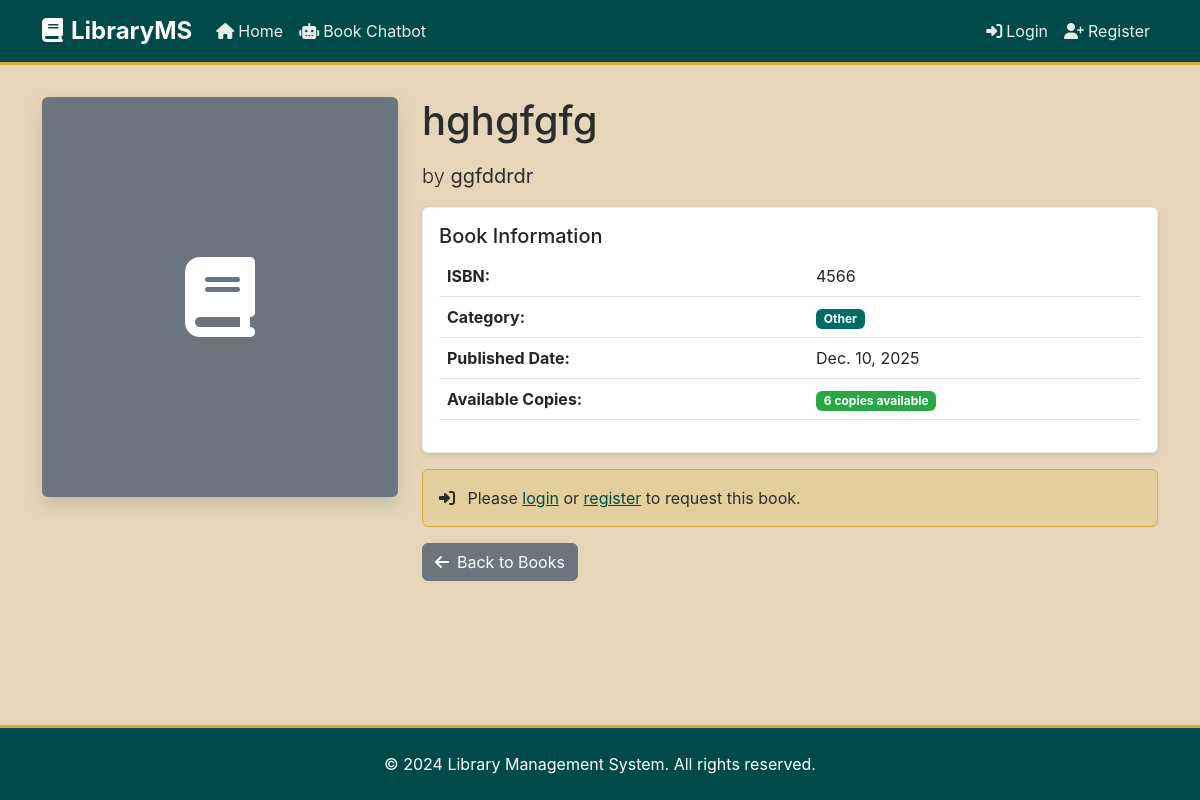
Before: /book/1/ with the older database file.
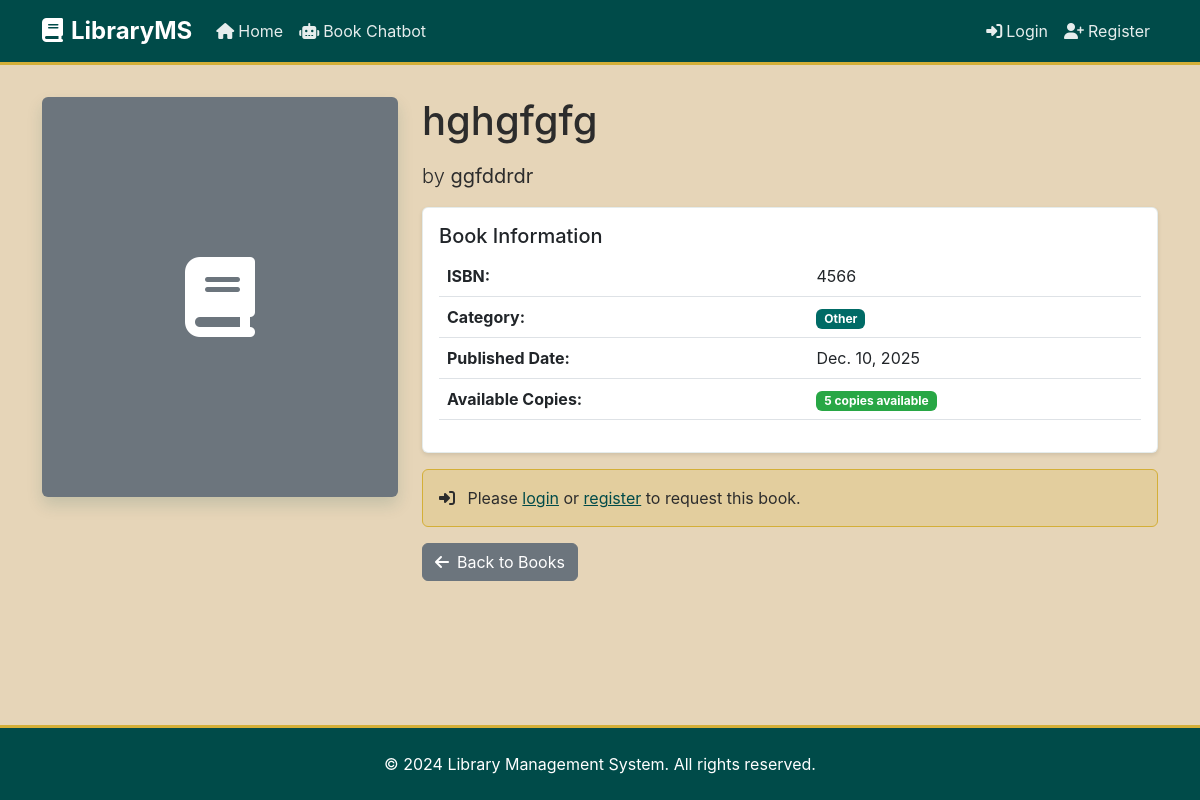
After: the same page with the newer database file.
### Admin/models.py (models this page shows, shortened)
class Book(models.Model):
    CATEGORY_CHOICES = (
        ('Fiction', 'Fiction'),
        ('Non-Fiction', 'Non-Fiction'),
        ('Science Fiction', 'Science Fiction'),
        ('Fantasy', 'Fantasy'),
        ('Mystery', 'Mystery'),
        ('Romance', 'Romance'),
        ('History', 'History'),
        ('Biography', 'Biography'),
        ('Science', 'Science'),
        ('Technology', 'Technology'),
        ('Programming', 'Programming'),
        ('Business', 'Business'),
        ('Education', 'Education'),
        ('Philosophy', 'Philosophy'),
        ('Literature', 'Literature'),
        ('Other', 'Other'),
    )
    title = models.CharField(max_length=200)
    author = models.CharField(max_length=100)
    isbn = models.CharField(max_length=13, unique=True)
    published_date = models.DateField()
    available_copies = models.IntegerField(default=0)
    category = models.CharField(max_length=50, choices=CATEGORY_CHOICES, default='Other')
    description = models.TextField(blank=True, null=True, help_text="Brief description of the book")
    image = models.ImageField(upload_to='book_images/', blank=True, null=True)

### User/views.py (the view, shortened to what this page needs)
# urls.py: path('book/<int:id>/', views.book_detail, name='book_detail'),
def book_detail(request, id):
    book = get_object_or_404(Book, id=id)
    user_has_book = False
    user_transaction = None
    pending_request = None
    context = {
        'book': book,
        'user_has_book': user_has_book,
        'user_transaction': user_transaction,
        'pending_request': pending_request,
    }
    return render(request, 'user/book_detail.html', context)

### User/templates/user/book_detail.html (shortened to what the changed rows need)
{% extends 'user/base.html' %}
{% load static %}
{% block content %}
<div class="container">
    <div class="row">
        <div class="col-md-8">
            <h1 class="mb-3">{{ book.title }}</h1>
            <p class="lead">by <strong>{{ book.author }}</strong></p>
            <div class="card mb-3">
                <div class="card-body">
                    <table class="table">
                        <tr>
                            <th>ISBN:</th>
                            <td>{{ book.isbn }}</td>
                        </tr>
                        <tr>
                            <th>Category:</th>
                            <td><span class="badge bg-info">{{ book.category }}</span></td>
                        </tr>
                        <tr>
                            <th>Published Date:</th>
                            <td>{{ book.published_date }}</td>
                        </tr>
                        <tr>
                            <th>Available Copies:</th>
                            <td>
                                {% if book.available_copies > 0 %}
                                    <span class="badge bg-success">{{ book.available_copies }} copies available</span>
                                {% else %}
                                    <span class="badge bg-danger">Not available</span>
                                {% endif %}
                            </td>
                        </tr>
                    </table>
                </div>
            </div>
            {% if user.is_authenticated %}
                {% if user_has_book %}
                    <div class="alert alert-info">
                        <i class="fa-solid fa-info-circle me-2"></i>
                        <strong>You have this book issued!</strong>
                        <p class="mb-0 mt-2">Issued on: {{ user_transaction.issue_date }}</p>
                        <a href="{% url 'my_books' %}" class="btn btn-sm mt-2" style="background-color: #004B49; color: white;">
                            View My Books
                        </a>
                    </div>
                {% elif pending_request %}
                    <div class="alert" style="background-color: rgba(212, 175, 55, 0.2); border-color: #D4AF37;">
                        <i class="fa-solid fa-clock me-2"></i>
                        <strong>Request Pending</strong>
                        <p class="mb-0 mt-2">You have a pending request for this book. Waiting for admin approval.</p>
                        <p class="mb-0"><small>Requested on: {{ pending_request.request_date|date:"M d, Y H:i" }}</small></p>
                        <a href="{% url 'my_requests' %}" class="btn btn-sm mt-2" style="background-color: #D4AF37; color: #2C2C2C;">
                            View My Requests
                        </a>
                    </div>
                {% elif book.available_copies > 0 %}
                    <form method="POST" action="{% url 'request_book' book.id %}">
                        {% csrf_token %}
                        <button type="submit" class="btn btn-lg" style="background-color: #004B49; color: white;">
                            <i class="fa-solid fa-book-open me-2"></i>Request This Book
                        </button>
                    </form>
                    <p class="text-muted mt-2"><small><i class="fa-solid fa-info-circle me-1"></i>Your request will be reviewed by admin before the book is issued.</small></p>
                {% else %}
                    <div class="alert alert-warning">
                        <i class="fa-solid fa-exclamation-triangle me-2"></i>
                        This book is currently not available. Please check back later.
                    </div>
                {% endif %}
            {% else %}
                <div class="alert alert-warning">
                    <i class="fa-solid fa-sign-in-alt me-2"></i>
                    Please <a href="{% url 'user_login' %}">login</a> or
                    <a href="{% url 'register' %}">register</a> to request this book.
                </div>
            {% endif %}
            <div class="mt-3">
                <a href="{% url 'user_home' %}" class="btn btn-secondary">
                </a>
            </div>
        </div>
    </div>
</div>
{% endblock %}

Changed rows visible on the page:
changed Book "hghgfgfg": available_copies "6" → "5"
